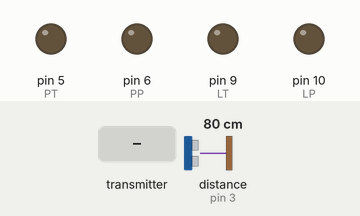
Recording of a sketch running on a simulated Arduino Uno, built with avr-gcc and run on an emulated ATmega328P. Parts: output pins drawn as LEDs (lit = HIGH). The test bench sets the inputs (shaded band); at power-on: distance to the obstacle (sensor on pin 3) 80 cm. The echo pulse lasts 58.3 µs per cm; no radio packets arrive unless stated; pins used as bus, display or sensor lines are not drawn.

Above: at 1.2 s.
1.3 s: the transmitter starts sending joystick.0 = 0
At 2.4 s:
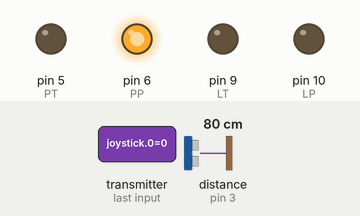
2.8 s: the transmitter starts sending joystick.2 = 256
At 3.8 s:
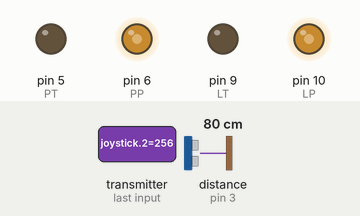
4.3 s: the transmitter starts sending joystick.2 = 0
At 5.6 s:
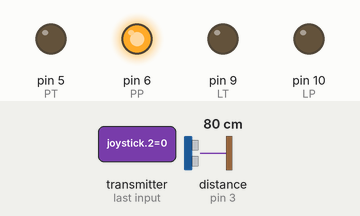
5.9 s: the transmitter starts sending joystick.0 = 256
At 7.1 s:
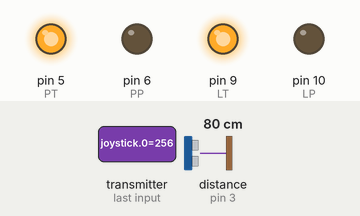
7.4 s: the transmitter starts sending joystick.1 = 1023
At 8.3 s:
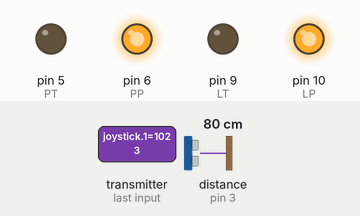
8.9 s: the transmitter starts sending joystick.0 = 1023
At 9.4 s:
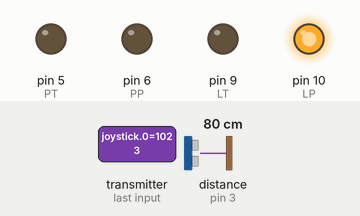
Timing chart, 0 to 11.4 s (numbered marks = the images above; inputs shaded):
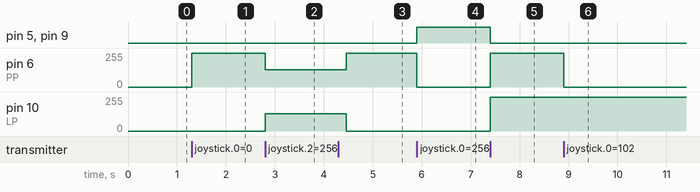

Measured:
- after the input at 1.3 s, pin 6 (PP): 0/255 → 255/255 at once
- after the input at 2.8 s, pin 6 (PP): 255/255 → 130/255 at once; pin 10 (LP): 0/255 → 130/255 at once
- after the input at 4.3 s, pin 6 (PP): 130/255 → 255/255 after 0.16 s; pin 10 (LP): 130/255 → 0/255 after 0.16 s
- after the input at 5.9 s, pin 5 (PT), pin 9 (LT): LOW → HIGH at once; pin 6 (PP): 255/255 → 0/255 at once
- after the input at 7.4 s, pin 5 (PT), pin 9 (LT): HIGH → LOW at once; pin 6 (PP), pin 10 (LP): 0/255 → 255/255 at once
- after the input at 8.9 s, pin 6 (PP): 255/255 → 0/255 at once

The sketch:

car.ino
```cpp
#include <SPI.h>
#include <nRF24L01.h>
#include <RF24.h>

#define CE_PIN 7 // radio PIN - activation
#define CSN_PIN 8 // radio PIN - in/out
const uint64_t pipe = 0xE8E8F0F0E1LL; //radio link address
#define trigPin 2 //distance sensor - speaker
#define echoPin 3 //distance sensor - microphone
#define PT 5 // right motors - forward
#define PP 6 // right motors - backward
#define LT 9 // left motors - forward
#define LP 10 // left motors - backward
RF24 radio(CE_PIN, CSN_PIN); // create radio link
int joystick[6];  // joystick modes array
int  xAxis, yAxis; //var of joystick movement

//change mode buttons
int buttonUp; //RC mode
int buttonDown; //avoid obstacles mode
int mode; //flag of modes

void setup() {
  pinMode(trigPin, OUTPUT);
  pinMode(echoPin, INPUT);
  pinMode (PP,OUTPUT);
  pinMode (PT,OUTPUT);
  pinMode (LP,OUTPUT);
  pinMode (LT,OUTPUT);
  radio.begin();
  radio.openReadingPipe(1,pipe);
  radio.startListening();
}

void loop() {
  if ( radio.available() )//condition of radio link, if it breaks vehicle will stop
  {
      radio.read( joystick, sizeof(joystick) ); //read from joystick
      xAxis = joystick[0];
      yAxis = joystick[1];
      buttonUp    = joystick[2];
      buttonDown  = joystick[4];
      // modes changing "UP" - RC, "DOWN" - avoid obstacles mode
      if (buttonUp == LOW){
        mode = 1;
      }
      else if(buttonDown == LOW ){
        mode = 2;
      }
      if (mode == 1){ // RC
        if (yAxis < 5) {
          digitalWrite(PP, LOW);
          digitalWrite(PT, HIGH);
          digitalWrite(LT, HIGH);
          digitalWrite(LP, LOW);
          }
         else if (yAxis > 1020) {
          digitalWrite(PP, HIGH);
          digitalWrite(PT, LOW);
          digitalWrite(LT, LOW);
          digitalWrite(LP, HIGH);
          }
         else {
          digitalWrite(PP, LOW);
          digitalWrite(PT, LOW);
          digitalWrite(LT, LOW);
          digitalWrite(LP, LOW);
          }
         if (xAxis < 5) {
          digitalWrite(PP, HIGH);
          digitalWrite(PT, LOW);
          digitalWrite(LT, LOW);
          digitalWrite(LP, LOW);
          }
         if (xAxis > 1020) {
          digitalWrite(PP, LOW);
          digitalWrite(PT, LOW);
          digitalWrite(LT, LOW);
          digitalWrite(LP, HIGH);
          }
         }
    if (mode == 2){ //avoid obstacles mode
      int duration, distance;
      digitalWrite(trigPin, HIGH);
      delayMicroseconds(1000);
      digitalWrite(trigPin, LOW);
      duration = pulseIn(echoPin, HIGH);
      distance = (duration/2) / 29.1;
      analogWrite (PP, 130);
      analogWrite (LP, 130);
      delay(200);
      if (distance < 50){
        analogWrite(PP, 0);
        analogWrite(LP, 0);
        delay(200);
        analogWrite (PT, 130);
        analogWrite (LT, 130);
        delay(150);
        analogWrite(LT, 0);
        delay(400);
        analogWrite (PT,0);
        delay(300);}
    }
  }
}
```
